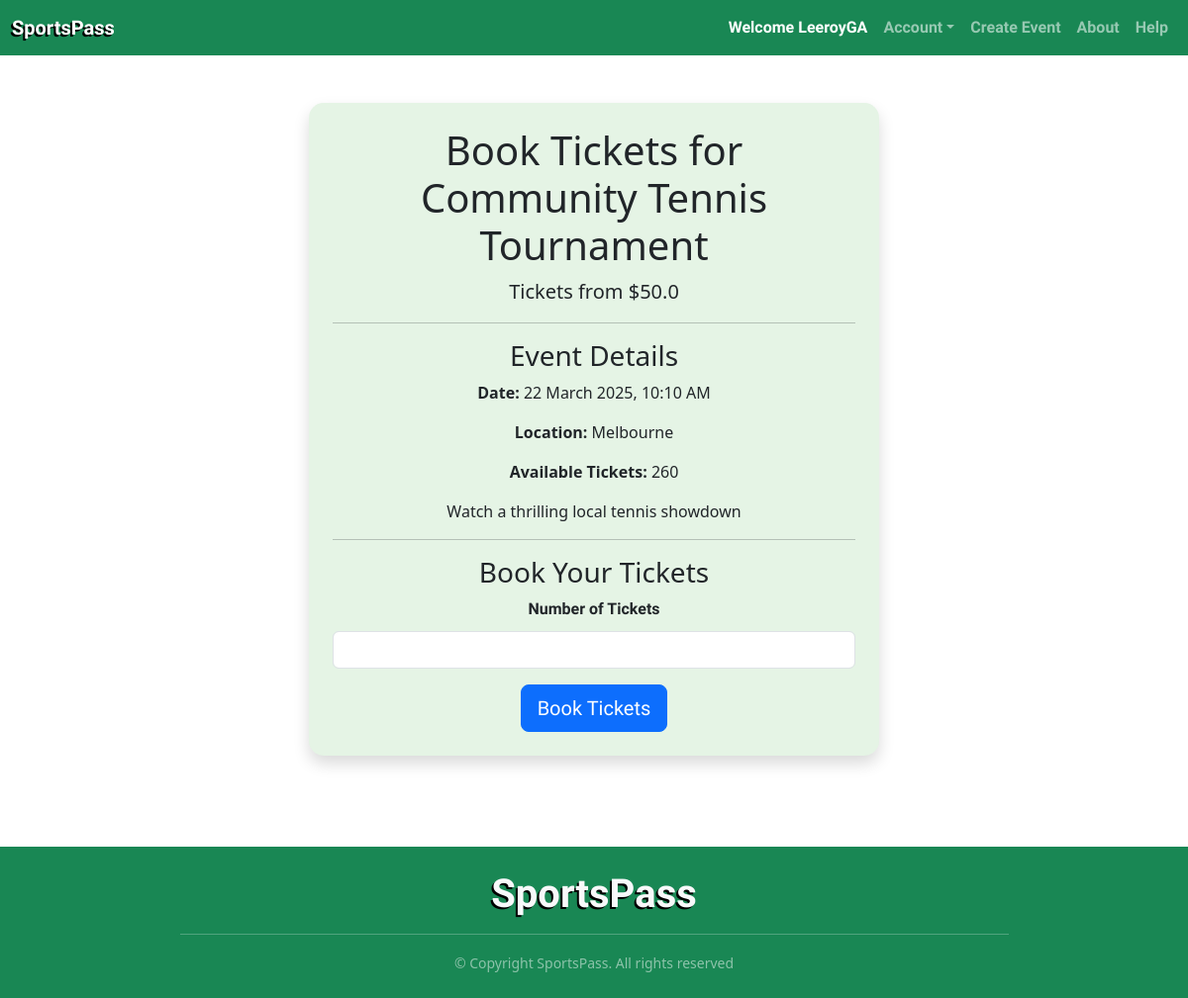
The app's page /events/6/book (signed in) with its own data.
### sportspass/models.py (models this page shows, shortened)
class User(db.Model, UserMixin):
    __tablename__ = 'users'
    id = db.Column(db.Integer, primary_key=True)
    username = db.Column(db.String(100), index=True, unique=True, nullable=False)
    firstname = db.Column(db.String(100), index=True, unique=True, nullable=False)
    lastname = db.Column(db.String(100), index=True, unique=True, nullable=False)
    emailid = db.Column(db.String(100), index=True, nullable=False)
    password_hash = db.Column(db.String(255), nullable=False)
    comments = db.relationship('Comment', backref='user', cascade='all, delete-orphan')
    events = db.relationship('Event', backref='user', cascade='all, delete-orphan')
    orders = db.relationship('Order', backref='user', cascade='all, delete-orphan')

class Event(db.Model):
    __tablename__ = 'events'
    id = db.Column(db.Integer, primary_key=True)
    name = db.Column(db.String(80), nullable=False)
    description = db.Column(db.String(200))
    date = db.Column(db.DateTime, nullable=False)
    location = db.Column(db.String(200), nullable=False)
    price = db.Column(db.Float, nullable=False)
    image = db.Column(db.String(400))
    capacity = db.Column(db.Integer, nullable=False)
    category = db.Column(db.String(50), nullable=False)
    status = db.Column(
        Enum('open', 'inactive', 'sold out', 'cancelled', name='event_status'),
        nullable=False,
        default='open'
    )
    comments = db.relationship('Comment', backref='event', cascade='all, delete-orphan')
    orders = db.relationship('Order', back_populates='event', cascade='all, delete-orphan')
    user_id = db.Column(db.Integer, db.ForeignKey('users.id'), nullable=False)

### sportspass/events.py (the view, shortened to what this page needs)
@eventbp.route('/<int:event_id>/book', methods=['GET', 'POST'])
@login_required
def book_tickets(event_id):
    form = BookTicketForm()
    event = db.session.scalar(db.select(Event).where(Event.id == event_id))
    if event.status in ['cancelled', 'inactive', 'sold out']:
        flash('This event is not available for booking.', 'danger')
        return redirect(url_for('event.show', id=event.id))
    return render_template('events/book-tickets.html', form=form, event=event)

### sportspass/forms.py
class BookTicketForm(FlaskForm):
    ticket_amount = IntegerField('Number of Tickets', validators=[
        InputRequired(), NumberRange(min=1, message="Please book at least one ticket.")
    ])
    submit = SubmitField('Book Tickets')

### sportspass/templates/events/book-tickets.html (shortened to what this page needs)
{% extends 'base.html' %}
{% from 'bootstrap5/form.html' import render_form %}
{% block head %}
<link rel="stylesheet" href="{{ url_for('static', filename='css/forms.css') }}">
{% endblock %}
{% block content %}
<div class="container-fluid my-5">
    <div class="row justify-content-center">
        <div class="col-6">
            <div class="card-body p-4 shadow">
                <div class="text-center">
                    <h1>Book Tickets for {{ event.name }}</h1>
                    <p class="lead">Tickets from ${{ event.price }}</p>
                    <hr>
                    <h3>Event Details</h3>
                    <p><strong>Date:</strong> {{ event.date.strftime('%d %B %Y, %I:%M %p') }}</p>
                    <p><strong>Location:</strong> {{ event.location }}</p>
                    <p><strong>Available Tickets:</strong> {{ event.capacity }}</p>
                    <p>{{ event.description }}</p>
                    <hr>
                    <h3>Book Your Tickets</h3>
                    <form method="POST" action="{{ url_for('event.book_tickets', event_id=event.id) }}">
                        <div class="mb-3">
                            {{ form.ticket_amount.label(class="form-label") }}
                            {{ form.ticket_amount(class="form-control") }}
                        </div>
                        <div class="text-center mt-3">
                            {{ form.submit(class="btn btn-primary btn-lg") }}
                        </div>
                    </form>
                </div>
            </div>
        </div>
    </div>
</div>
{% endblock %}

### sportspass/templates/base.html (shortened to what this page needs)
<!doctype html>
<html lang="en">
<head>
    <link href="https://cdn.jsdelivr.net/npm/bootstrap@5.3.2/dist/css/bootstrap.min.css" rel="stylesheet"
>
    <link rel="stylesheet" href="{{ url_for('static', filename='css/global.css') }}">
    {% block head %}
    {% endblock %}
</head>
<body>
    <header>
        <nav class="navbar navbar-expand-lg navbar-dark bg-success">
            <div class="container-fluid">
                <a class="navbar-brand" href="/">SportsPass</a>
                <div class="collapse navbar-collapse" id="navbarNav">
                    <ul class="navbar-nav ms-auto">
                        {% if current_user.is_authenticated %}
                        <a class="nav-item nav-link disabled text-white" href="#">Welcome {{current_user.username}}</a>
                        <li class="nav-item dropdown">
                            <a class="nav-link dropdown-toggle" href="#" id="accountDropdown" role="button"
                                data-bs-toggle="dropdown" aria-expanded="false">Account</a>
                        </li>
                        {% else %}
                        <a class="nav-item nav-link" href="{{ url_for('auth.register') }}">Register</a>
                        <a class="nav-item nav-link" href="{{ url_for('auth.login') }}">Log In</a>
                        {% endif %}
                        <li class="nav-item">
                            <a class="nav-link" href="{{ url_for('event.create') }}">Create Event</a>
                        </li>
                        <li class="nav-item">
                            <a class="nav-link" href="#">About</a>
                        </li>
                        <li class="nav-item">
                            <a class="nav-link" href="#">Help</a>
                        </li>
                    </ul>
                </div>
            </div>
        </nav>
    </header>
    <main class="content-wrapper">
        <div class="row justify-content-center">
            <div class="col-12">
                {% block content %}
                {% endblock %}
            </div>
        </div>
    </main>
    <footer class="footer bg-success text-light text-center py-4">
        <div class="container">
            <p class="display-6 mb-3 footer-title">SportsPass</p>
            <hr class="w-75 mx-auto">
            <small class="text-white-50">&copy; Copyright SportsPass. All rights reserved</small>
        </div>
    </footer>
</body>
</html>

### sportspass/static/css/global.css (style rules this page uses)
.navbar-brand, .footer-title { font-family: "Chakra Petch", sans-serif; font-weight: 700; font-style: normal; text-shadow: -2px 2px black; }
.nav-item, .dropdown, .title, .card-title { font-family: "Chakra Petch", sans-serif; font-weight: 600; font-style: normal; }
.btn { font-family: "Chakra Petch", sans-serif; }
.content-wrapper { display: flex; flex-direction: column; min-height: 100vh; }
.footer { margin-top: auto; }

### sportspass/static/css/forms.css (style rules this page uses)
.form-label { font-family: "Chakra Petch", sans-serif; font-weight: 600; font-style: normal; }
.form-control { font-family: "Chakra Petch", sans-serif; }
.form-label { margin-bottom: 10px; font-weight: bold; }
.creation-card, .card-body { box-shadow: 0 4px 8px rgba(0, 0, 0, 0.1); border-radius: 15px; padding: 20px; background-color: #e5f4e5; }

### records on screen
User: username "LeeroyGA"
Event: name "Community Tennis Tournament", price "50.0", date "22 March 2025, 10:10 AM", location "Melbourne", capacity "260", description "Watch a thrilling local tennis showdown"
